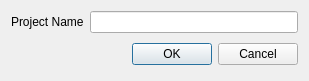
<ui version="4.0" >
 <class>ProjectNameDialogClass</class>
 <widget class="QDialog" name="ProjectNameDialogClass" >
  <property name="geometry" >
   <rect>
    <x>0</x>
    <y>0</y>
    <width>309</width>
    <height>79</height>
   </rect>
  </property>
  <property name="windowTitle" >
   <string>Enter a Project Name</string>
  </property>
  <layout class="QVBoxLayout" name="verticalLayout" >
   <item>
    <layout class="QHBoxLayout" name="horizontalLayout" >
     <item>
      <widget class="QLabel" name="label" >
       <property name="text" >
        <string>Project Name</string>
       </property>
      </widget>
     </item>
     <item>
      <widget class="QLineEdit" name="_projectName" >
       <property name="acceptDrops" >
        <bool>false</bool>
       </property>
      </widget>
     </item>
    </layout>
   </item>
   <item>
    <layout class="QHBoxLayout" >
     <property name="spacing" >
      <number>6</number>
     </property>
     <property name="margin" >
      <number>0</number>
     </property>
     <item>
      <spacer>
       <property name="orientation" >
        <enum>Qt::Horizontal</enum>
       </property>
       <property name="sizeHint" stdset="0" >
        <size>
         <width>131</width>
         <height>31</height>
        </size>
       </property>
      </spacer>
     </item>
     <item>
      <widget class="QPushButton" name="okButton" >
       <property name="text" >
        <string>OK</string>
       </property>
      </widget>
     </item>
     <item>
      <widget class="QPushButton" name="cancelButton" >
       <property name="text" >
        <string>Cancel</string>
       </property>
      </widget>
     </item>
    </layout>
   </item>
  </layout>
 </widget>
 <resources/>
 <connections>
  <connection>
   <sender>okButton</sender>
   <signal>clicked()</signal>
   <receiver>ProjectNameDialogClass</receiver>
   <slot>accept()</slot>
   <hints>
    <hint type="sourcelabel" >
     <x>278</x>
     <y>253</y>
    </hint>
    <hint type="destinationlabel" >
     <x>96</x>
     <y>254</y>
    </hint>
   </hints>
  </connection>
  <connection>
   <sender>cancelButton</sender>
   <signal>clicked()</signal>
   <receiver>ProjectNameDialogClass</receiver>
   <slot>reject()</slot>
   <hints>
    <hint type="sourcelabel" >
     <x>369</x>
     <y>253</y>
    </hint>
    <hint type="destinationlabel" >
     <x>179</x>
     <y>282</y>
    </hint>
   </hints>
  </connection>
 </connections>
</ui>
